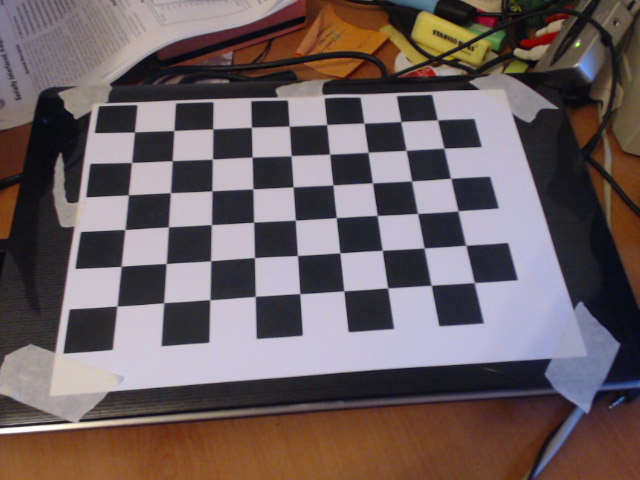
#> input picture software/sandbox/CameraCalibration/calibration_image_1.png, 640 x 480 px; its folder holds only this picture in this run
$ python CalibrationExample.py   (Python 2 division)
#> lines starting #> are read from the running program, lines starting #| are printed output that depends on the picture
import numpy as np
import cv2
import glob

# termination criteria
criteria = (cv2.TERM_CRITERIA_EPS + cv2.TERM_CRITERIA_MAX_ITER, 30, 0.001)

# prepare object points, like (0,0,0), (1,0,0), (2,0,0) ....,(6,5,0)
objp = np.zeros((9*6,3), np.float32)
objp[:,:2] = np.mgrid[0:9,0:6].T.reshape(-1,2)
objp *= 26.35

# Arrays to store object points and image points from all the images.
objpoints = [] # 3d point in real world space
imgpoints = [] # 2d points in image plane.

# Calibration set prefix
filePrefix = 'calibration_image_'
images = glob.glob(filePrefix+'*.png')

for name in images:
    print "Found image: %s" % name

for i, fname in enumerate(images):
    print "Processing image %d" % i
    img = cv2.imread(fname)
#> img is the input picture: shape (480, 640, 3); mean B, G, R 96.5, 95.3, 108.4
    gray = cv2.cvtColor(img,cv2.COLOR_BGR2GRAY)
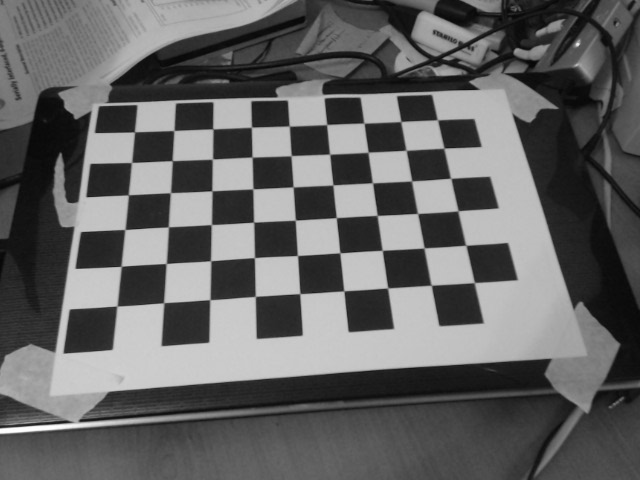
#> gray: shape (480, 640); min 5, max 255, mean 99.3

    # Find the chess board corners
    ret, corners = cv2.findChessboardCorners(gray, (9, 6),None)
#> ret = True; corners = 54 rows, first 8: [134.5, 131.8], [173.9, 130.5], [212.9, 128.8], [251.5, 127.1], [289.3, 126], [326.7, 124.5], [364.2, 123.3], [401, 121.5]

    # If found, add object points, image points (after refining them)
    if ret == True:
        print "\tPattern found!"

        objpoints.append(objp)

        corners2 = cv2.cornerSubPix(gray,corners,(5,5),(-1,-1),criteria)
#> corners2 = 54 rows, first 8: [134.5, 131.8], [173.9, 130.5], [212.8, 128.9], [251.5, 127.2], [289.3, 126.1], [326.7, 124.6], [363.9, 123.2], [400.8, 121.5]


        # Draw and display the corners
#> (the run stopped early here; a loop or call above may not have finished)

$ run again, on software/sandbox/CameraCalibration/calibration_image_13.png
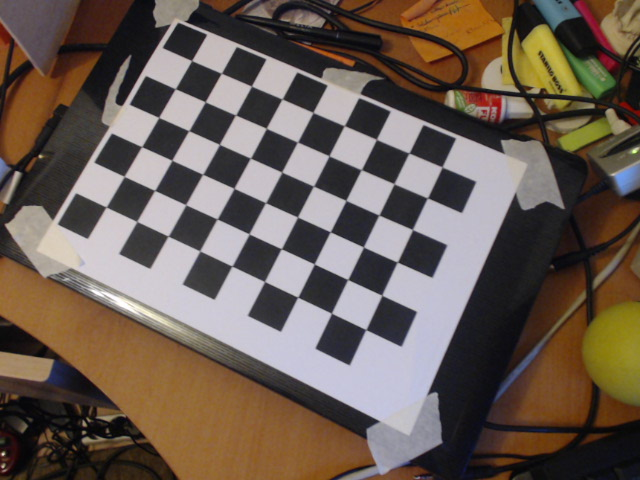
#> input picture software/sandbox/CameraCalibration/calibration_image_13.png, 640 x 480 px
#> img is the input picture: shape (480, 640, 3); mean B, G, R 82.3, 92.1, 105.8
#> `gray = cv2.cvtColor(img,cv2.COLOR_BGR2GRAY)`:
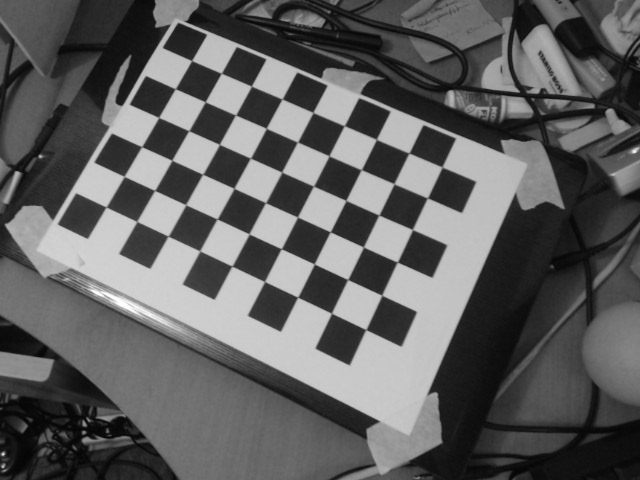
#> gray: shape (480, 640); min 2, max 255, mean 95.1
#> ret = True; corners = 54 rows, first 8: [191.5, 60.5], [221.3, 73.21], [251.5, 86.12], [282, 98.93], [313, 112.5], [344.2, 125.6], [376.5, 139.4], [409, 153]
#> corners2 = 54 rows, first 8: [191.6, 60.54], [221.3, 73.29], [251.4, 86.14], [282.1, 98.99], [312.9, 112.4], [344.3, 125.7], [376.4, 139.3], [409, 153]

$ run again, on software/sandbox/CameraCalibration/calibration_image_2.png
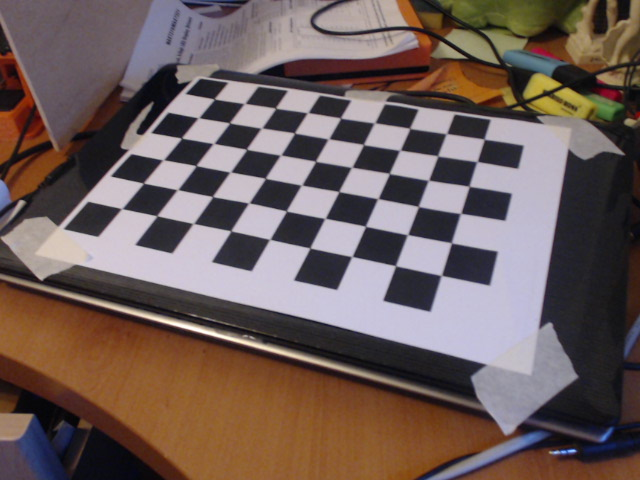
#> input picture software/sandbox/CameraCalibration/calibration_image_2.png, 640 x 480 px
#> img is the input picture: shape (480, 640, 3); mean B, G, R 90.3, 93.9, 110.3
#> `gray = cv2.cvtColor(img,cv2.COLOR_BGR2GRAY)`:
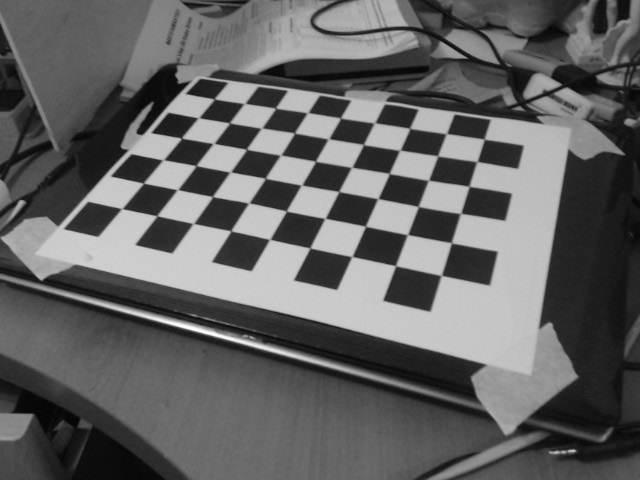
#> gray: shape (480, 640); min 3, max 254, mean 98.4
#> ret = True; corners = 54 rows, first 8: [214.3, 99.05], [245.5, 103.2], [275.6, 108.2], [307.7, 112.6], [340.5, 118], [375.3, 122.5], [409.5, 128.2], [446.9, 133.3]
#> corners2 = 54 rows, first 8: [214.3, 98.93], [244.5, 103.5], [275.6, 108.1], [307.7, 112.6], [340.5, 118], [374.5, 122.8], [409.7, 128.3], [446.4, 133.6]

$ run again, on software/sandbox/CameraCalibration/calibration_image_3.png
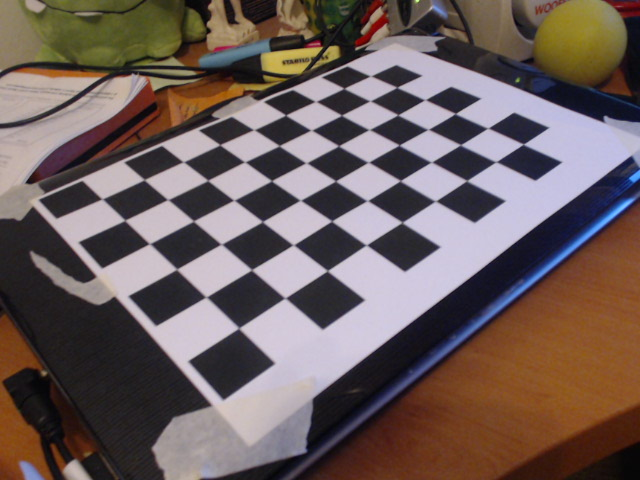
#> input picture software/sandbox/CameraCalibration/calibration_image_3.png, 640 x 480 px
#> img is the input picture: shape (480, 640, 3); mean B, G, R 91.8, 94.2, 109.1
#> `gray = cv2.cvtColor(img,cv2.COLOR_BGR2GRAY)`:
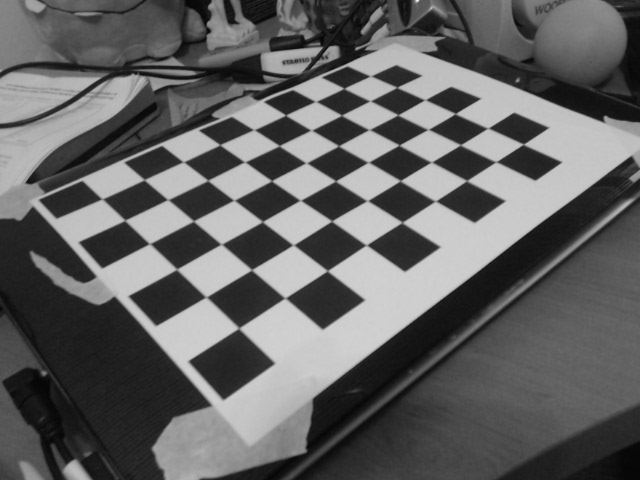
#> gray: shape (480, 640); min 4, max 230, mean 98.4
#> ret = True; corners = 54 rows, first 8: [101.9, 198.9], [144.3, 179.7], [183.5, 162], [219.7, 144.8], [253.9, 129.7], [285.6, 115], [315.4, 101.5], [343.7, 88.4]
#> corners2 = 54 rows, first 8: [102.2, 198.9], [144.3, 179.7], [183.4, 161.8], [219.8, 144.7], [253.9, 129.7], [285.6, 115.1], [315.6, 101.4], [343.9, 88.38]

$ run again, on software/sandbox/CameraCalibration/calibration_image_10.png
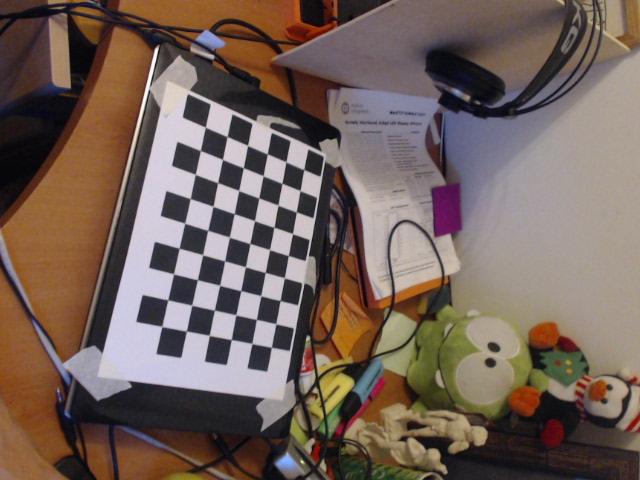
#> input picture software/sandbox/CameraCalibration/calibration_image_10.png, 640 x 480 px
#> img is the input picture: shape (480, 640, 3); mean B, G, R 89.8, 98.1, 115.3
#> `gray = cv2.cvtColor(img,cv2.COLOR_BGR2GRAY)`:
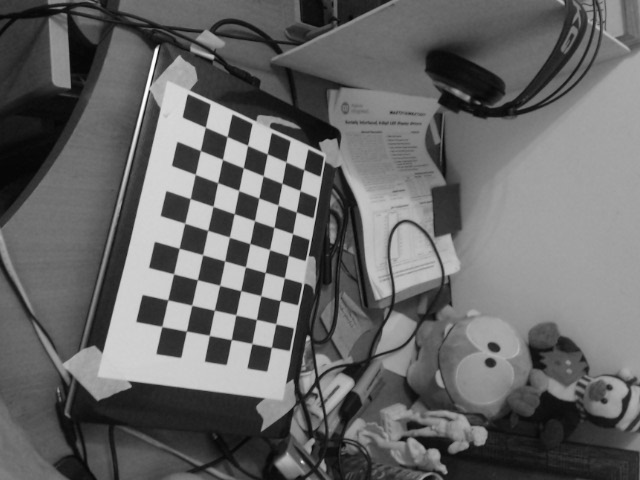
#> gray: shape (480, 640); min 4, max 255, mean 102.3
#> ret = True; corners = 54 rows, first 8: [303.8, 169.5], [300, 190.5], [296.3, 211.9], [292.5, 233.5], [288.3, 255.6], [284.3, 277.8], [280.2, 300.5], [275.8, 323.9]
#> corners2 = 54 rows, first 8: [303.9, 169.6], [299.9, 190.6], [296.2, 211.9], [292.5, 233.6], [288.3, 255.6], [284.3, 277.8], [280.2, 300.5], [275.7, 323.8]
